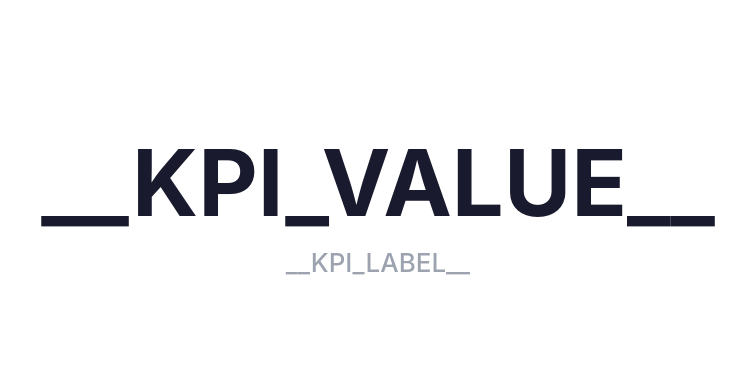

Specify this chart in Vega-Lite:
### Vega-Lite specification from a JSON file in a GitHub repository (floating-point values rounded to 4 significant figures)
{"$schema": "https://vega.github.io/schema/vega-lite/v5.json", "description": "KPI card — large centered value with subtitle label", "width": 300, "height": 140, "padding": {"left": 20, "right": 20, "top": 24, "bottom": 24}, "data": {"values": [{"label": "__KPI_LABEL__", "value": "__KPI_VALUE__"}]}, "layer": [{"mark": {"type": "text", "fontSize": 46, "fontWeight": "bold", "color": "#1a1a2e", "font": "Inter, Segoe UI, Roboto, sans-serif", "baseline": "middle", "align": "center"}, "encoding": {"text": {"field": "value", "type": "nominal"}}}, {"mark": {"type": "text", "fontSize": 13, "fontWeight": 500, "color": "#9ca3af", "dy": 38, "font": "Inter, Segoe UI, Roboto, sans-serif", "baseline": "middle", "align": "center", "fontStyle": "normal"}, "encoding": {"text": {"field": "label", "type": "nominal"}}}], "config": {"background": "#ffffff", "font": "Inter, Segoe UI, Roboto, sans-serif", "view": {"stroke": "transparent"}}}
